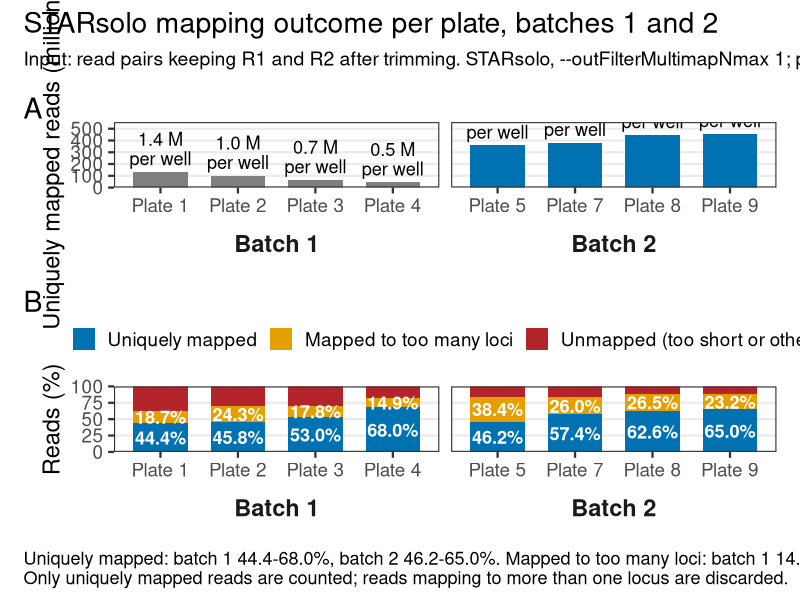

This chart was generated by the following R code:
#!/usr/bin/env Rscript
# ==============================================================================
# QC -- STARsolo mapping outcome per plate, batch 1 vs 2
#
# Input:  data/starsolo_mapping_by_plate.csv, transcribed from each
#         starsolo/pool_N/Log.final.out on Hazel ("Number of input reads",
#         "Uniquely mapped reads %", "% of reads mapped to too many loci").
#         input_reads = read pairs keeping R1 and R2 after trimming.
#         Add a row when another plate finishes STARsolo and rerun.
# Output: output/QC/batch_mapping_comparison.png
# ==============================================================================

suppressPackageStartupMessages({
  library(ggplot2)
  library(patchwork)
})

d <- read.csv("data/starsolo_mapping_by_plate.csv")
d <- d[order(d$plate), ]
d$plate_lab <- factor(paste("Plate", d$plate), levels = paste("Plate", d$plate))
d$batch_lab <- factor(paste("Batch", d$batch))
d$unmapped_pct <- 100 - d$unique_pct - d$too_many_loci_pct
d$unique_reads <- d$input_reads * d$unique_pct / 100
batch_cols <- c("Batch 1" = "#7F7F7F", "Batch 2" = "#0072B2")

# --- A: uniquely mapped reads per plate ----------------------------------------
pA <- ggplot(d, aes(plate_lab, unique_reads / 1e6, fill = batch_lab)) +
  geom_col(width = 0.7) +
  geom_text(aes(label = sprintf("%.1f M\nper well", unique_reads / 96 / 1e6)),
            vjust = -0.2, size = 4.6, lineheight = 0.9) +
  facet_grid(. ~ batch_lab, scales = "free_x", space = "free_x", switch = "x") +
  scale_fill_manual(values = batch_cols, guide = "none") +
  scale_y_continuous(expand = expansion(mult = c(0, 0.22))) +
  labs(x = NULL, y = "Uniquely mapped reads (millions)", tag = "A")

# --- B: mapping outcome -------------------------------------------------------
fate_levels <- c("Uniquely mapped", "Mapped to too many loci", "Unmapped (too short or other)")
long <- rbind(
  data.frame(plate_lab = d$plate_lab, batch_lab = d$batch_lab, fate = fate_levels[1], pct = d$unique_pct),
  data.frame(plate_lab = d$plate_lab, batch_lab = d$batch_lab, fate = fate_levels[2], pct = d$too_many_loci_pct),
  data.frame(plate_lab = d$plate_lab, batch_lab = d$batch_lab, fate = fate_levels[3], pct = d$unmapped_pct))
long$fate <- factor(long$fate, levels = rev(fate_levels))

lab <- long[long$fate != fate_levels[3], ]
lab$ypos <- ifelse(lab$fate == fate_levels[1], lab$pct / 2,
                   d$unique_pct[match(lab$plate_lab, d$plate_lab)] + lab$pct / 2)

pB <- ggplot(long, aes(plate_lab, pct, fill = fate)) +
  geom_col(width = 0.7) +
  geom_text(data = lab, aes(y = ypos, label = sprintf("%.1f%%", pct)),
            colour = "white", size = 4.6, fontface = "bold") +
  scale_fill_manual(values = c("Uniquely mapped" = "#0072B2", "Mapped to too many loci" = "#E69F00",
                               "Unmapped (too short or other)" = "#B3252B"),
                    breaks = fate_levels, name = NULL) +
  facet_grid(. ~ batch_lab, scales = "free_x", space = "free_x", switch = "x") +
  scale_y_continuous(expand = c(0, 0), breaks = seq(0, 100, 25)) +
  labs(x = NULL, y = "Reads (%)", tag = "B")

theme_set(theme_bw(base_size = 17) +
          theme(panel.background = element_rect(fill = "#ffffff"),
                plot.background  = element_rect(fill = "#ffffff", colour = NA),
                panel.grid.major.x = element_blank(),
                panel.grid.minor   = element_blank(),
                legend.position = "top",
                plot.title.position = "plot",
                plot.caption.position = "plot",
                plot.caption = element_text(hjust = 0, size = 13),
                plot.subtitle = element_text(size = 14),
                strip.placement = "outside",
                strip.background = element_blank(),
                strip.text = element_text(size = 17, face = "bold")))

rng <- function(x) sprintf("%.1f-%.1f%%", min(x), max(x))
missing <- setdiff(c(1:5, 7:9), d$plate)
caption <- paste0(
  "Uniquely mapped: batch 1 ", rng(d$unique_pct[d$batch == 1]),
  ", batch 2 ", rng(d$unique_pct[d$batch == 2]), ". ",
  "Mapped to too many loci: batch 1 ", rng(d$too_many_loci_pct[d$batch == 1]),
  ", batch 2 ", rng(d$too_many_loci_pct[d$batch == 2]), ".\n",
  "Only uniquely mapped reads are counted; reads mapping to more than one locus are discarded.",
  if (length(missing)) paste0("\nPlate ", paste(missing, collapse = ", "),
                              ": STARsolo not yet complete.") else "")

p <- (pA / pB) +
  plot_annotation(
    title    = "STARsolo mapping outcome per plate, batches 1 and 2",
    subtitle = paste0("Input: read pairs keeping R1 and R2 after trimming. STARsolo, ",
                      "--outFilterMultimapNmax 1; per well = uniquely mapped reads / 96."),
    caption  = caption)

dir.create("output/QC", showWarnings = FALSE, recursive = TRUE)
ggsave("output/QC/batch_mapping_comparison.png", p, width = 18, height = 12, dpi = 200, bg = "#ffffff")
cat("Wrote output/QC/batch_mapping_comparison.png\n")
